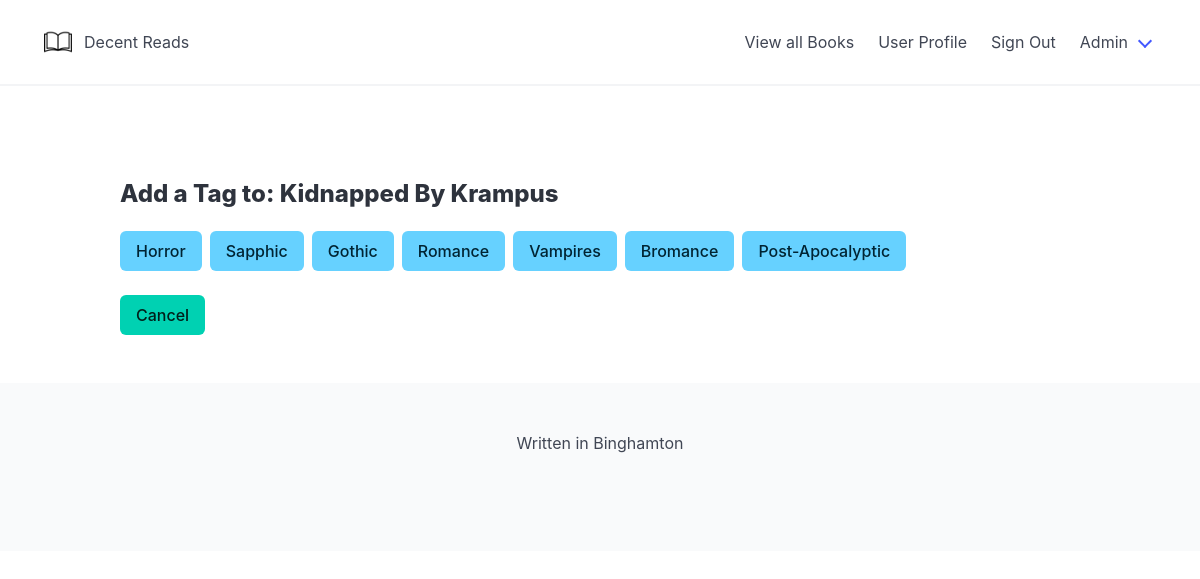
Screenshot of /views/tags-books.php?book_id=4 (signed in) with the database file from the repository.
### tables this page shows
CREATE TABLE `books` (
  `book_id` int(11) NOT NULL,
  `book_title` varchar(50) NOT NULL,
  `brief_synops` varchar(4000) NOT NULL,
  `author_id` int(50) NOT NULL,
  `published_date` date DEFAULT NULL,
  `number_of_pages` int(11) NOT NULL,
  `avg_rating` decimal(10,0) DEFAULT NULL,
  `number_of_reviews` int(11) DEFAULT NULL,
  `number_of_ratings` int(11) DEFAULT NULL
);

CREATE TABLE `tags` (
  `tag_id` int(11) NOT NULL,
  `tag_title` varchar(50) NOT NULL
);

### common/common.php (called while the page is built, shortened)
<?php
function getBookDataByBookId($book_id){
    global $pdo;
    $query = $pdo->prepare("
        SELECT
            *
        FROM
            books
        WHERE
            book_id = :book_id
    ");
    $result = $query->execute(
        array(
            'book_id' => $book_id
        )
    );
    if($result){
        $book = $query->fetch(PDO::FETCH_ASSOC);
        return $book;
    } else {
        return null;
    }
}

### controllers/tags-controller.php (called while the page is built, shortened)
<?php
function getAllTagsOtherThanAssigned($book_id){
    global $pdo;
    $query = $pdo->prepare("
        SELECT
            *
        FROM
            tags
        WHERE
            tag_id NOT IN (select tag_id from books_tags where book_id = :book_id)
    ");
    $result = $query->execute(
        array(
            'book_id' => $book_id
        )
    );
    if($result){
        $tags = $query->fetchAll(PDO::FETCH_ASSOC);
        return $tags;
    } else {
        return null;
    }
}
?>

### views/tags-books.php (the view, shortened to what this page needs)
<?php
require_once("../common/common.php");
require_once("../common/dbconnect.php");
require_once('../controllers/tags-controller.php');
if (isset($_SESSION['loggedin'])) {
    if (isset($_GET['book_id'])) {
        $book = getBookDataByBookId($_GET['book_id']);
        $tags = getAllTagsOtherThanAssigned($_GET['book_id']);
    }
} else {
    header('location: ' . BASE_URL . 'login.php');
}
?>
<?php include '../includes/header.php'; ?>
<br /><br /><br /><br />
<div class="content">
    <h3 class="title">
        Add a Tag to: <?php echo $book['book_title']; ?>
    </h3>
</div>
<div class="tags">
    <?php foreach ($tags as $tag) : ?>
        <form action="" method="post" id="form">
            <input type="submit" class="button is-info" value="<?php echo $tag['tag_title']?>">
        </form>
    <?php endforeach; ?>
</div>
<div class="buttons">
    <a href="<?php echo BASE_URL ?>views/view-book.php?book_id=<?php echo $book['book_id'] ?>" class="button is-primary">Cancel</a>
</div>
<?php include '../includes/footer.php'; ?>

### rows the page displays
books: book_title "Kidnapped By Krampus"
tags: tag_title "Horror"
tags: tag_title "Sapphic"
tags: tag_title "Gothic"
tags: tag_title "Romance"
tags: tag_title "Vampires"
tags: tag_title "Bromance"
tags: tag_title "Post-Apocalyptic"
